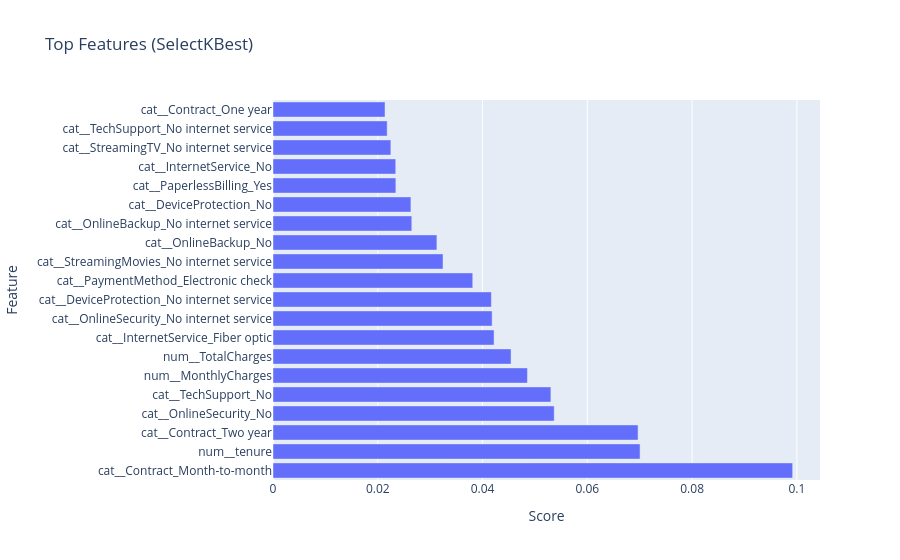

Source (notebook cell):
### Code cell
fig = px.bar(
    selected_features.head(20),
    x="Score",
    y="Feature",
    orientation="h",
    title="Top Features (SelectKBest)"
)

fig.write_image("../screenshots/selectkbest_features.png")
fig.show()

### Figure 1 — Plotly figure (JSON) as saved in the notebook; plotly's stock layout.template omitted (floating-point values rounded to 4 significant figures)
{"data": [{"hovertemplate": "Score=%{x}<br>Feature=%{y}<extra></extra>", "legendgroup": "", "marker": {"color": "#636efa", "pattern": {"shape": ""}}, "name": "", "orientation": "h", "showlegend": false, "textposition": "auto", "type": "bar", "x": [0.09919, 0.07007, 0.06968, 0.05368, 0.05305, 0.04857, 0.04544, 0.0422, 0.04183, 0.04169, 0.03813, 0.03246, 0.03129, 0.02649, 0.02633, 0.02345, 0.02343, 0.0225, 0.02179, 0.02139], "xaxis": "x", "y": ["cat__Contract_Month-to-month", "num__tenure", "cat__Contract_Two year", "cat__OnlineSecurity_No", "cat__TechSupport_No", "num__MonthlyCharges", "num__TotalCharges", "cat__InternetService_Fiber optic", "cat__OnlineSecurity_No internet service", "cat__DeviceProtection_No internet service", "cat__PaymentMethod_Electronic check", "cat__StreamingMovies_No internet service", "cat__OnlineBackup_No", "cat__OnlineBackup_No internet service", "cat__DeviceProtection_No", "cat__PaperlessBilling_Yes", "cat__InternetService_No", "cat__StreamingTV_No internet service", "cat__TechSupport_No internet service", "cat__Contract_One year"], "yaxis": "y"}], "layout": {"barmode": "relative", "legend": {"tracegroupgap": 0}, "title": {"text": "Top Features (SelectKBest)"}, "xaxis": {"anchor": "y", "domain": [0, 1], "title": {"text": "Score"}}, "yaxis": {"anchor": "x", "domain": [0, 1], "title": {"text": "Feature"}}}}
